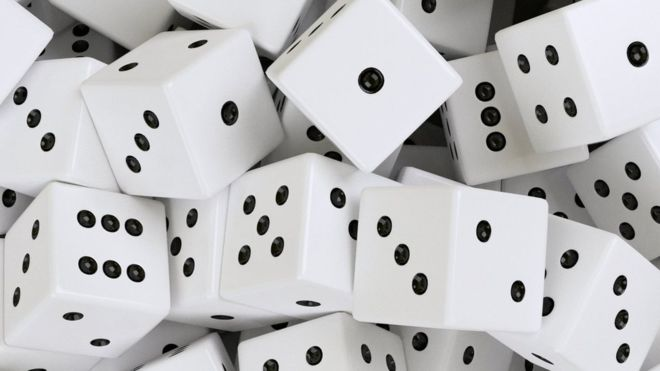
//> input picture ImageDisp/image.jpg, 660 x 371 px, given in place of H.mp4, which was not available
$ ./Hdetect   (built with g++ and OpenCV 4)
//> lines starting //> are read from the running program, lines starting //| are printed output that depends on the picture; after the words box and inside, x2 and y2 are one past the last pixel; in counts of white or black regions, pixels touching at a corner belong together; pictures that were not available may be replaced by others from this repository, and a replacement may not be noted
// The "Square Detector" program.
// It loads several images sequentially and tries to find squares in
// each image

#include "opencv2/core/core.hpp"
#include "opencv2/imgproc/imgproc.hpp"
#include "opencv2/highgui/highgui.hpp"

#include <iostream>
#include <math.h>
#include <string.h>
#include <fstream>

using namespace cv;
using namespace std;
//******* Global vars ****************

int iLowH = 90;
 int iHighH = 150;

 int iLowS = 40;
 int iHighS = 255;

 int iLowV = 40;
 int iHighV = 255;

Size outsize =Size(720,480);

  ofstream myfile;

//************* Local Functions *******************
static void help()
{
    cout <<
    "\nA program using pyramid scaling, Canny, contours, contour simpification and\n"
    "memory storage to find squares in a list of images\n"
    "Returns sequence of squares detected on the image.\n"
    "the sequence is stored in the specified memory storage\n"
    "Call:\n"
    "./squares\n"
    "Using OpenCV version %s\n" << CV_VERSION << "\n" << endl;
}


int thresh = 50, N = 5;
const char* wndname = "H Detection";

// helper function:
// finds a cosine of angle between vectors
// from pt0->pt1 and from pt0->pt2
static double angle( Point pt1, Point pt2, Point pt0 )
{
    double dx1 = pt1.x - pt0.x;
    double dy1 = pt1.y - pt0.y;
    double dx2 = pt2.x - pt0.x;
    double dy2 = pt2.y - pt0.y;
    return (dx1*dx2 + dy1*dy2)/sqrt((dx1*dx1 + dy1*dy1)*(dx2*dx2 + dy2*dy2) + 1e-10);
}


//extract topography
static void extopo(const Mat& image, vector<vector<Point> >& qcontours ){
   // cout<<"\n******************\nNewFrame\n";
     Mat nimg(outsize.height,outsize.width,CV_8UC3,Scalar(20,0,0));
   for( int i = 0; i< qcontours.size(); i++ )
     {

         Moments mom = moments(qcontours[i]);
         double hu[7];
         HuMoments(mom, hu); //  in hu are  7 Hu-Moments
          myfile<<contourArea(qcontours[i])<<",";
         for(int k=0;k<7;k++)
             myfile<<hu[k]<<",";

             myfile<<"\n";

         bool isOK=true;
             isOK=isOK && ( hu[0]> 0.39  && hu[0]<0.55  ) ;
             isOK=isOK && ( hu[1]> 0.025  && hu[1]<0.78  ) ;
             isOK=isOK && ( hu[2]> 0.0  && hu[2]<0.3  ) ;
             isOK=isOK && ( hu[3]> 0  && hu[3]<1.73e-3 ) ;
             isOK=isOK && ( hu[4]>-1.16e-6 && hu[4]<1.16e-6 ) ;
             isOK=isOK && ( hu[5]>-2.1e-4  && hu[5]<2.1e-4 ) ;
             isOK=isOK && ( hu[6]>-1.2e-5  && hu[6]<1.2e-5 ) ;

         if (isOK)
               drawContours( nimg, qcontours, i, Scalar(0,250,250), -1, 8, RETR_LIST, 0, Point() );//*/
         /*/
   RotatedRect MARect=minAreaRect(qcontours[i]);


     //    boundingRect ()
   Rect BdRect= boundingRect(qcontours[i]);
    float crrangle=MARect.angle; //corrected angle
         if (crrangle<-45) crrangle=90+crrangle;
   Mat RotMat2d= getRotationMatrix2D(MARect.center, crrangle,1);
               cout<<"Rotation Angle: "<<crrangle<<"\n";

    vector<Point> rtcontour;
    transform(qcontours[i], rtcontour, RotMat2d);
    vector<vector<Point> > rtcontourvect;
         rtcontourvect.push_back(rtcontour);

         Scalar color = Scalar( 200,0,0 );
          drawContours( image, rtcontourvect, 0, color, 2, 8, RETR_LIST, 0, Point() );//*/

     }

      imshow("extopo output", nimg); //show the extopo output

//waitKey(0);

}


static void find( const Mat& image, vector<vector<Point> >& squares )
{
    squares.clear();


    int erosion_size=3;

    Mat element = getStructuringElement(  MORPH_RECT,
                                       Size( 2*erosion_size + 1, 2*erosion_size+1 ),
                                       Point( erosion_size, erosion_size ) );
     /// Apply the erosion/Dilatation operation
  erode( image, image, element );
 dilate( image, image, element );

	 dilate( image, image, element );
 erode( image, image, element );

  vector<vector<Point> > contours;
            findContours(image, contours, RETR_LIST, CHAIN_APPROX_SIMPLE);


// Qualify and Draw Contours
    vector<vector<Point> > qcontours;
RNG rng(12345);
//Mat contourimg=image.clone();
Mat contourimg=Mat::zeros( image.size(), CV_8UC3 );
 vector<Point> approx;
 for( int i = 0; i< contours.size(); i++ )
     {
          if(       fabs(contourArea(contours[i])) > outsize.area()/200 )                {
       Scalar color = Scalar( rng.uniform(0, 255), rng.uniform(0,255), rng.uniform(0,255) );
	 drawContours( contourimg, contours, i, color, 2, 8, RETR_LIST, 0, Point() );
              qcontours.push_back(contours[i]);
       /*/
        approxPolyDP(Mat(contours[i]), approx, arcLength(Mat(contours[i]), true)*0.1, false);//arcLength(Mat(contours[i]), true)*0.01
        const Point* p = &approx[0];
        int n = (int)approx.size();
        polylines(contourimg, &p, &n, 1, true, Scalar(0,255,0), 3, LINE_AA);//*/
}}
 if( !contourimg.empty() )
        {
	imshow( "Contours", contourimg );
	}
//****************/
extopo( image,qcontours );

                }


// the function draws all the squares in the image
static void drawSquares( Mat& image, const vector<vector<Point> >& squares )
{
    for( size_t i = 0; i < squares.size(); i++ )
    {
        const Point* p = &squares[i][0];

        int n = (int)squares[i].size();
        //dont detect the border
        if (p-> x > 3 && p->y > 3)
          polylines(image, &p, &n, 1, true, Scalar(0,255,0), 3, LINE_AA);
    }

    imshow(wndname, image);
}


static void createcontrol(){
 namedWindow("Control", CV_WINDOW_AUTOSIZE); //create a window called "Control"

 //Create trackbars in "Control" window
 cvCreateTrackbar("LowH", "Control", &iLowH, 179); //Hue (0 - 179)
 cvCreateTrackbar("HighH", "Control", &iHighH, 179);

 cvCreateTrackbar("LowS", "Control", &iLowS, 255); //Saturation (0 - 255)
 cvCreateTrackbar("HighS", "Control", &iHighS, 255);

 cvCreateTrackbar("LowV", "Control", &iLowV, 255); //Value (0 - 255)
 cvCreateTrackbar("HighV", "Control", &iHighV, 255);


}

static void tresh(Mat& image,Mat& imgThresholded){


    Mat imgHSV;
    cvtColor(image, imgHSV, COLOR_BGR2HSV);
    GaussianBlur(imgHSV, imgHSV, Size(7,7), 1.5, 1.5);


	  	inRange(imgHSV, Scalar(iLowH, iLowS, iLowV), Scalar(iHighH, iHighS, iHighV), imgThresholded); //Threshold the image

	 	 //morphological opening (remove small objects from the foreground)
	 	 erode(imgThresholded, imgThresholded, getStructuringElement(MORPH_ELLIPSE, Size(5, 5)) );

	 	 dilate( imgThresholded, imgThresholded, getStructuringElement(MORPH_ELLIPSE, Size(5, 5)) );


	  	//morphological closing (fill small holes in the foreground)
	 	 dilate( imgThresholded, imgThresholded, getStructuringElement(MORPH_ELLIPSE, Size(5, 5)) );
   erode(imgThresholded, imgThresholded, getStructuringElement(MORPH_ELLIPSE, Size(5, 5)) );

		  imshow("Thresholded Image", imgThresholded); //show the thresholded image


}


static void extrctwtpad(Mat& image){

	 Mat imgHSV;
	Mat imgThresholded;
    cvtColor(image, imgHSV, COLOR_BGR2HSV);
    GaussianBlur(imgHSV, imgHSV, Size(7,7), 1.5, 1.5);


	  	inRange(imgHSV, Scalar(0, 0, 255/3), Scalar(180, 255/3, 255), imgThresholded); //Threshold the image

	 	 //morphological opening (remove small objects from the foreground)
	 	 erode(imgThresholded, imgThresholded, getStructuringElement(MORPH_ELLIPSE, Size(5, 5)) );

	 	 dilate( imgThresholded, imgThresholded, getStructuringElement(MORPH_ELLIPSE, Size(5, 5)) );


	  	//morphological closing (fill small holes in the foreground)
	 	 dilate( imgThresholded, imgThresholded, getStructuringElement(MORPH_ELLIPSE, Size(5, 5)) );
   erode(imgThresholded, imgThresholded, getStructuringElement(MORPH_ELLIPSE, Size(5, 5)) );

	//	  imshow("White Thresholded Image", imgThresholded); //show the thresholded image


  vector<vector<Point> > contours;
            findContours(imgThresholded, contours, RETR_LIST, CHAIN_APPROX_SIMPLE);

// Qualify Contour and Create Mask
    vector<vector<Point> > qcontours;
int bigindex=0;
 for( int i = 0; i< contours.size(); i++ )
       	if(contourArea(contours[i])>contourArea(contours[bigindex]))
			bigindex=i;

    Mat mask = Mat::zeros(image.rows, image.cols, CV_8UC1);
	drawContours(mask, contours, bigindex, Scalar(255), CV_FILLED);
	//imshow("Mask", mask);
	Mat masked=Mat::zeros( image.size(), CV_8UC3 );
	image.copyTo(masked, mask);
	masked.copyTo(image);


}


//************************

int main(int /*argc*/, char** /*argv*/)
{

    help();
    createcontrol();

    namedWindow( wndname, 1 );


      myfile.open ("humoments.csv");
      myfile << "area,h1,h2,h3,h4,h5,h6,h7\n";

    vector<vector<Point> > squares;
 string filename = "H.mp4";

VideoCapture  cap(filename); // open the File
      if ( !cap.isOpened() )  // if not success, exit program
    {
         cout << "Cannot open the file" << endl;
         return -1;
    }

   while(true)
    {
         Mat inimage ;
        Mat image ;
	Mat imgThresholded ;
if (!cap.read(inimage)) // get a new frame from file
        {
             cout << "Cannot read a frame from video stream" << endl;
            waitKey(0);
             break;  //if not success, break loop
        }
//> inimage is the input picture: 371 rows x 660 cols, CV_8UC3; mean B, G, R 191.2, 189.6, 189.8
        if( inimage.empty() )
        {
            cout << "Couldn't load "<< endl;
            continue;
        }


resize(inimage, image, outsize);
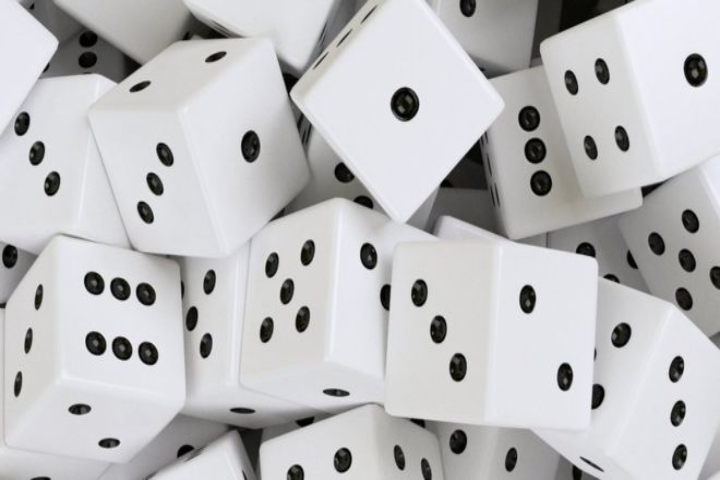
//> image: 480 rows x 720 cols, CV_8UC3; mean B, G, R 191.2, 189.5, 189.7

//		imshow("Image Before White Extract", image);
		extrctwtpad(image);
//> in extrctwtpad, `cvtColor(image, imgHSV, COLOR_BGR2HSV);`: imgHSV: 480 rows x 720 cols, CV_8UC3; mean H, S, V 79.6, 8.5, 192.6
//> in extrctwtpad, `GaussianBlur(imgHSV, imgHSV, Size(7,7), 1.5, 1.5);`: imgHSV: 480 rows x 720 cols, CV_8UC3; mean H, S, V 79.6, 8.5, 192.6
//> in extrctwtpad, `inRange(imgHSV, Scalar(0, 0, 255/3), Scalar(180, 255/3, 255), imgThres..`:
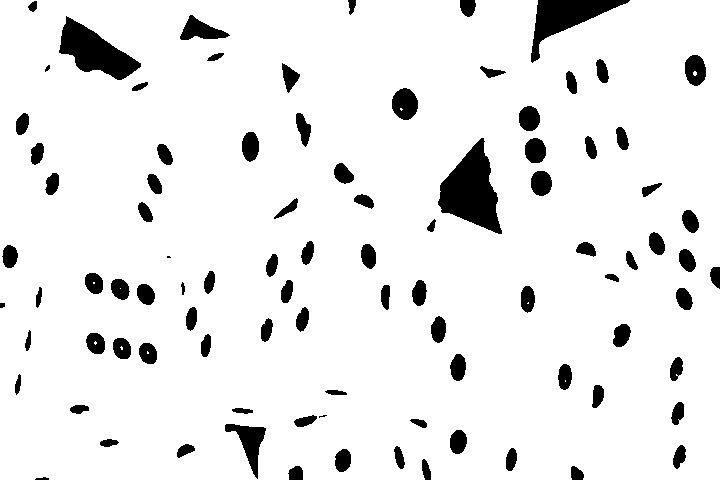
//> imgThresholded: 480 rows x 720 cols, CV_8UC1; 92% white; 92 black regions (2 under 20 px), largest, box (x1, y1, x2, y2) and area: (438, 138, 502, 234) 3365, (59, 16, 141, 80) 2513, (531, 0, 630, 63) 2227
//> in extrctwtpad, `erode(imgThresholded, imgThresholded, getStructuringElement(MORPH_ELLI..`:
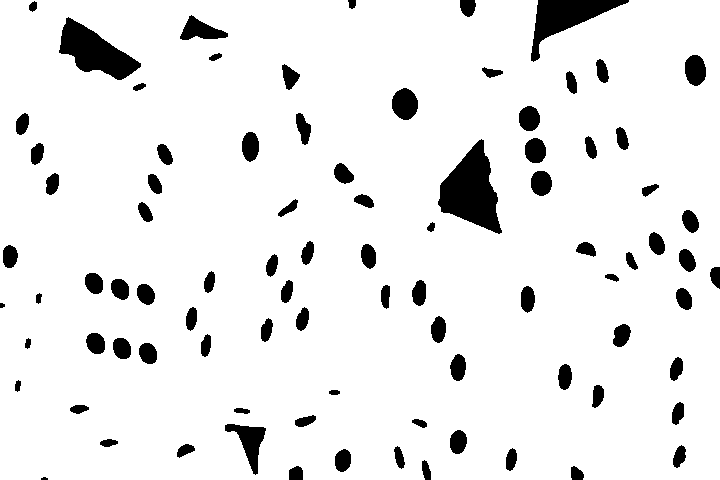
//> imgThresholded: 480 rows x 720 cols, CV_8UC1; 92.1% white; 88 black regions (1 under 20 px)
//> in extrctwtpad, `findContours(imgThresholded, contours, RETR_LIST, CHAIN_APPROX_SIMPLE);`: contours = 80 contours; largest, box (x1, y1, x2, y2) and area: (0, 0, 720, 480) 341145, (437, 138, 503, 235) 3472, (58, 16, 142, 81) 2612, (224, 423, 267, 476) 926, (179, 14, 229, 41) 692
//> the loop in extrctwtpad, `for( int i = 0; i< contours.size(); i++ )` made 80 passes
//> after the loop in extrctwtpad, `for( int i = 0; i< contours.size(); i++ )`: bigindex = 79
//> in extrctwtpad, `drawContours(mask, contours, bigindex, Scalar(255), CV_FILLED);`:
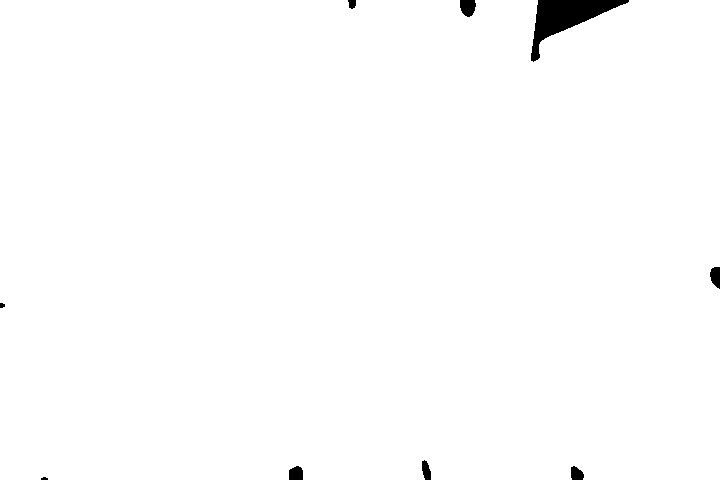
//> mask: 480 rows x 720 cols, CV_8UC1; 99.1% white; 9 black regions (1 under 20 px), largest, box (x1, y1, x2, y2) and area: (531, 0, 629, 62) 2223, (460, 0, 476, 17) 219, (289, 466, 303, 480) 172
		imshow("Image After White Extract", image);

tresh( image, imgThresholded);
//> in tresh, `cvtColor(image, imgHSV, COLOR_BGR2HSV);`: imgHSV: 480 rows x 720 cols, CV_8UC3; mean H, S, V 79.3, 8, 192.3
//> in tresh, `GaussianBlur(imgHSV, imgHSV, Size(7,7), 1.5, 1.5);`: imgHSV: 480 rows x 720 cols, CV_8UC3; mean H, S, V 79.3, 8, 192.3
//> in tresh, `inRange(imgHSV, Scalar(iLowH, iLowS, iLowV), Scalar(iHighH, iHighS, iH..`:
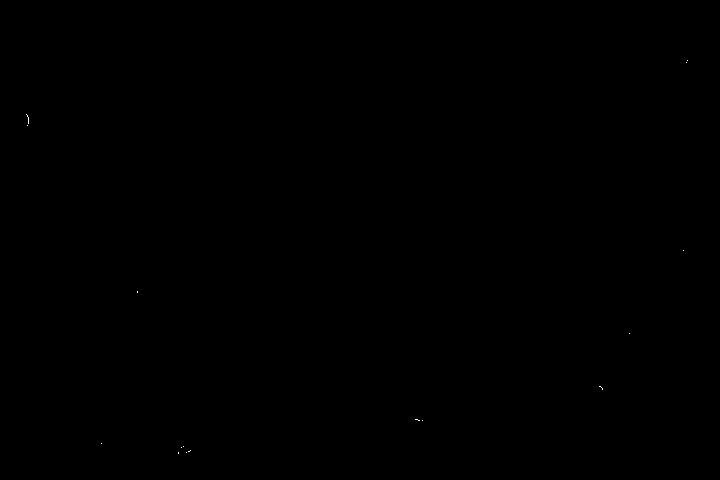
//> imgThresholded: 480 rows x 720 cols, CV_8UC1; 0.01% white in thin lines or dots, all inside (x1, y1, x2, y2) = (26, 60, 688, 454)
//> in tresh, `erode(imgThresholded, imgThresholded, getStructuringElement(MORPH_ELLI..`: imgThresholded: 480 rows x 720 cols, CV_8UC1; 37 pixels changed, all inside (x1, y1, x2, y2) = (26, 60, 688, 454)

        find(imgThresholded, squares);
//> in find, `findContours(image, contours, RETR_LIST, CHAIN_APPROX_SIMPLE);`: contours = 0 contours
//> after the loop in find, `for( int i = 0; i< contours.size(); i++ )`: contourimg: 480 rows x 720 cols, CV_8UC3; every value is 0
//> squares = 0 contours
     //   drawSquares(image, squares);
        //imwrite( "out", image );
         waitKey(0);
    }

    return 0;
}
